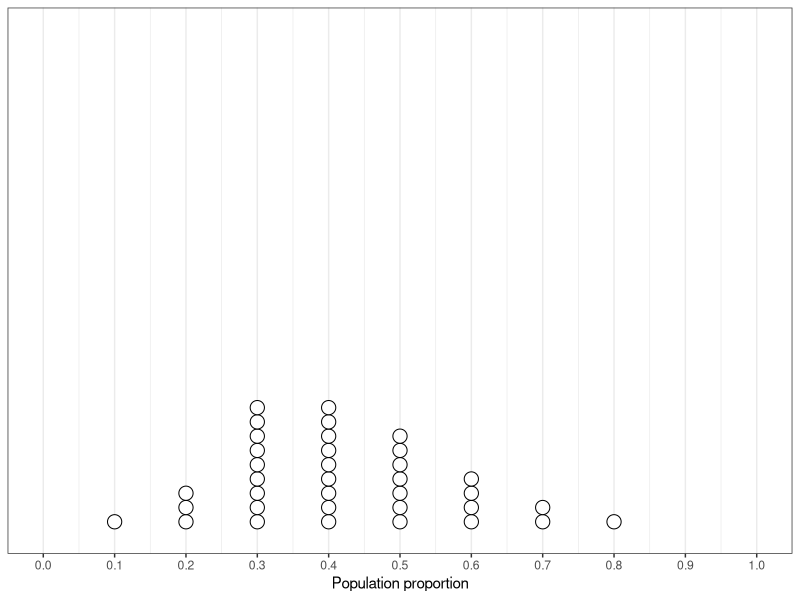
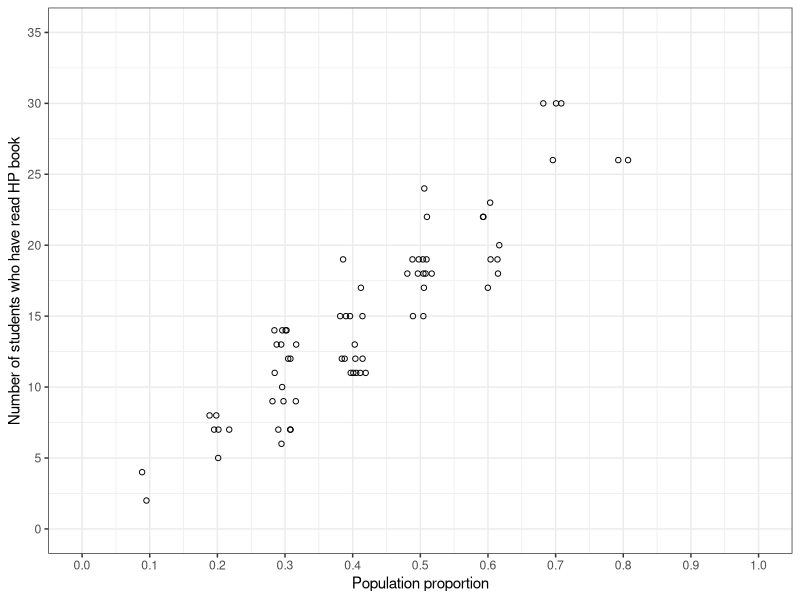
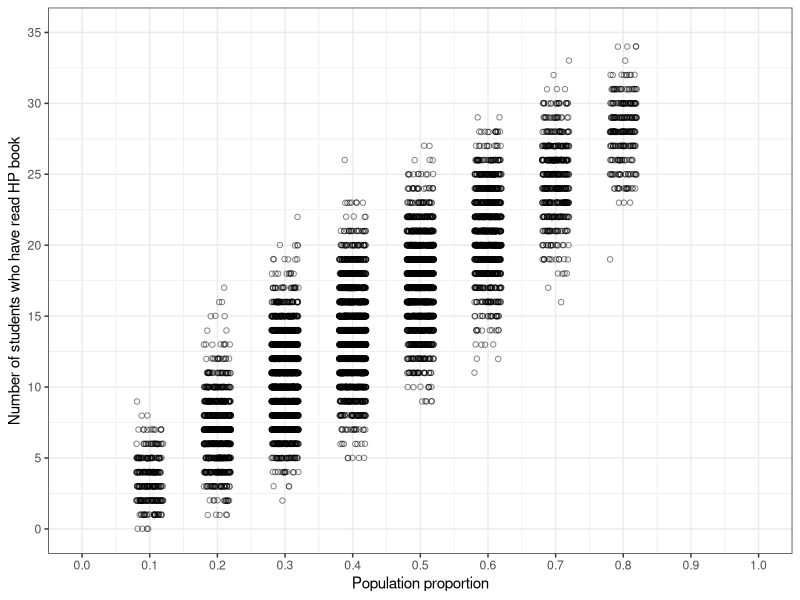
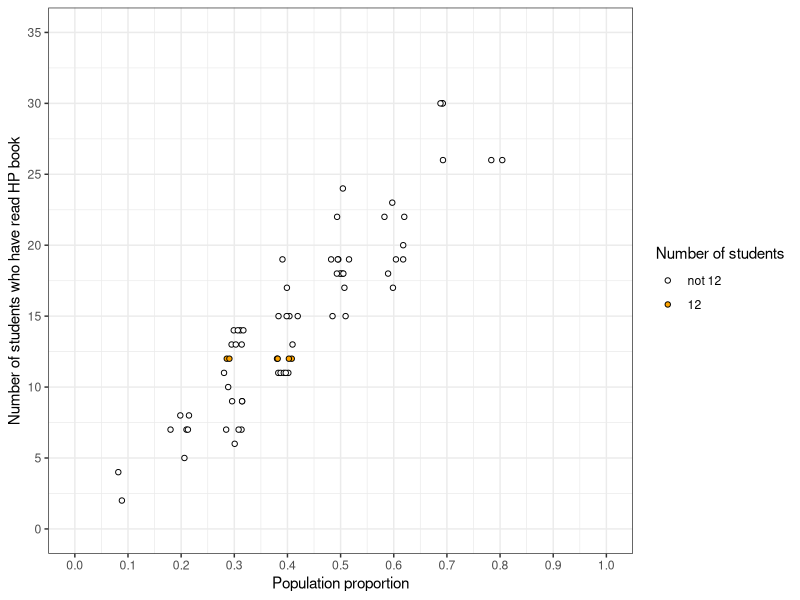
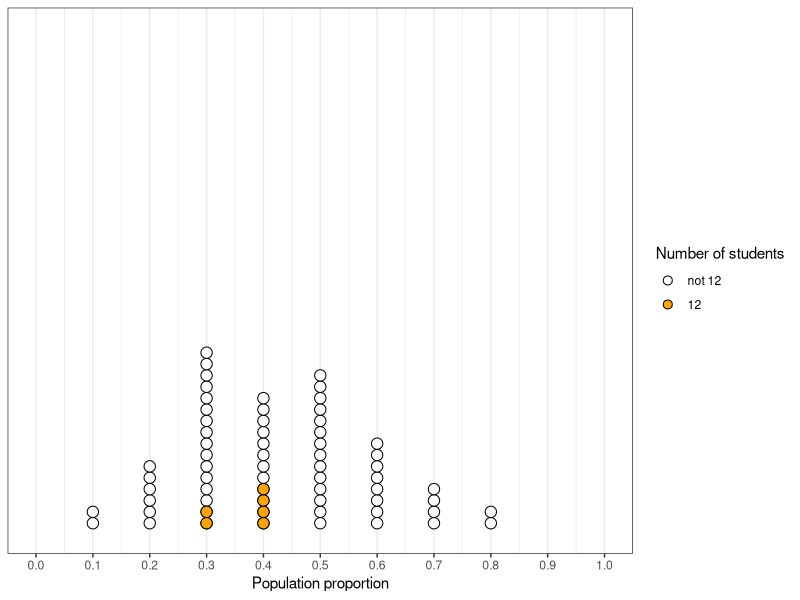
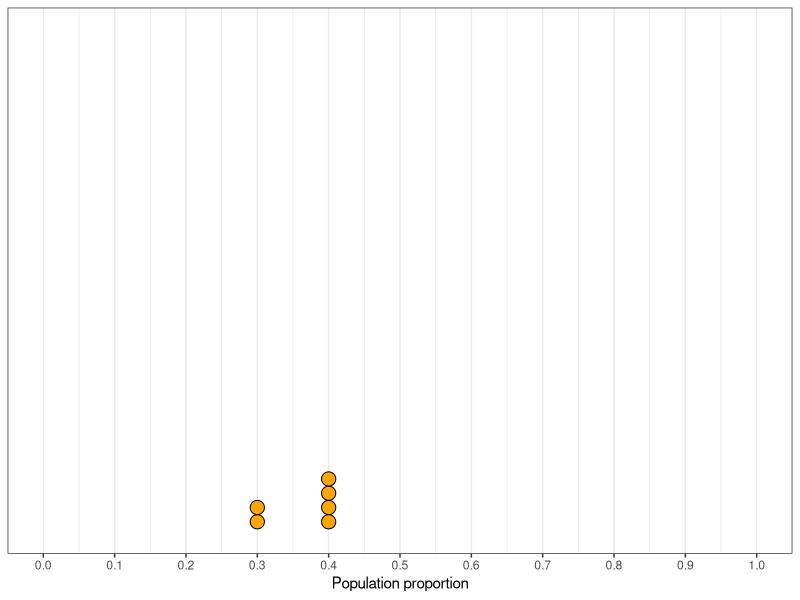
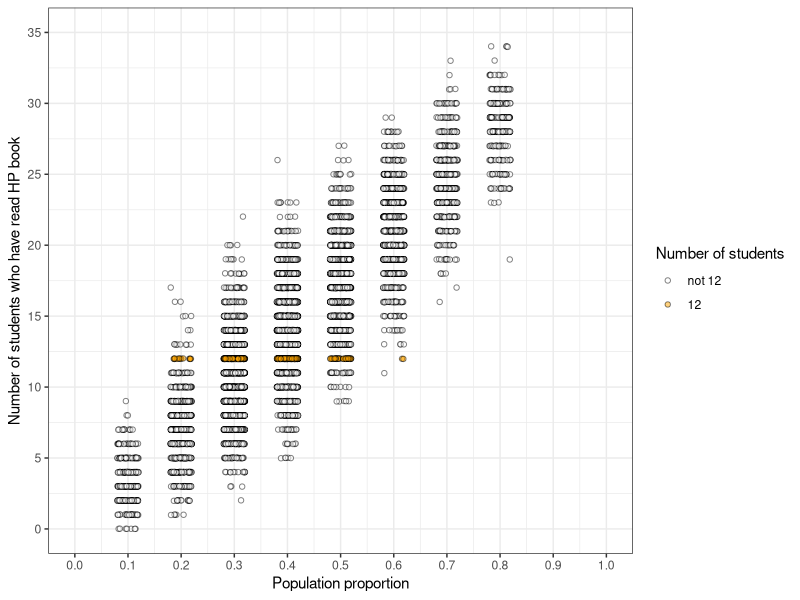
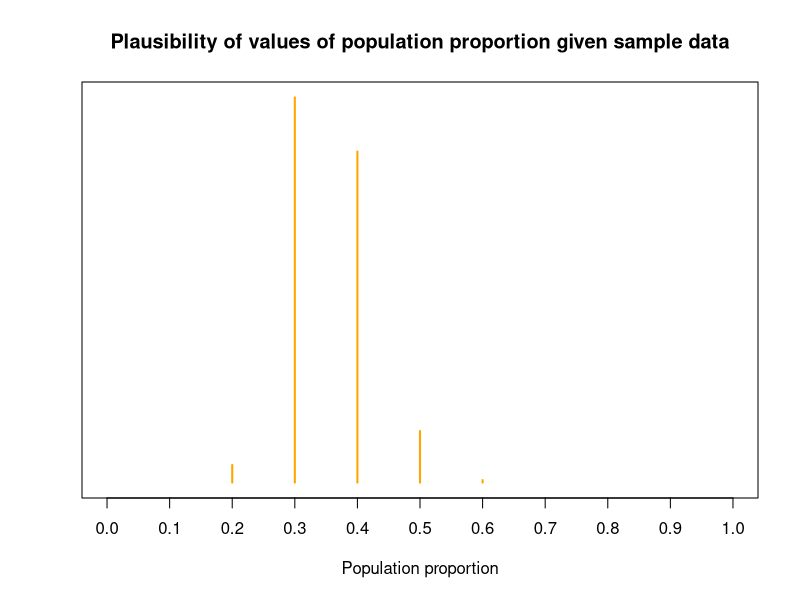

Reproduce these figures in R, in order.
## ---- chunk 1

library(knitr)
library(ggplot2)
library(dplyr)

knitr::opts_chunk$set(warning = FALSE, message = FALSE, echo = FALSE)

options(scipen = 9, digits = 2)

set.seed(21234)

## ---- chunk 2

prior_guess = data.frame(theta = 0.1 * rep(1:8,
                                           c(1, 3, 9, 9, 7, 4, 2, 1)))

ggplot(prior_guess, aes(x = theta)) +
  geom_dotplot(binwidth = 0.02, fill = "white") +
  scale_y_continuous(NULL, breaks = NULL) + 
  scale_x_continuous(name = "Population proportion",
                     breaks = (0:10) * 0.1,
                     limits = c(0, 1)) +
  theme_bw()

## ---- chunk 3

n = 35

theta_sim0 = rep(sample(prior_guess$theta, n, replace = FALSE), 2)

y_sim0 = rbinom(n * 2, n, theta_sim0)

sim0 = data.frame(theta_sim0,
                  y_sim0)

ggplot(sim0, aes(x = theta_sim0, y = y_sim0)) +
  geom_jitter(width = 0.02, height = 0, shape = 21) +
  scale_x_continuous(name = "Population proportion",
                     breaks = (0:10) * 0.1,
                     limits = c(0, 1)) +
  scale_y_continuous(name = "Number of students who have read HP book",
                     breaks = seq(0, n, 5),
                     limits = c(0, n)) +
  theme_bw()

## ---- chunk 4

n_rep = 10000

theta_sim = sample(prior_guess$theta, n_rep, replace = TRUE)

y_sim = rbinom(n_rep, n, theta_sim)

sim = data.frame(theta_sim,
                 y_sim)

ggplot(sim, aes(x = theta_sim, y = y_sim)) +
  geom_jitter(width = 0.02, height = 0.02, shape = 21, alpha = 0.5) +
  scale_x_continuous(name = "Population proportion",
                     breaks = (0:10) * 0.1,
                     limits = c(0, 1)) +
  scale_y_continuous(name = "Number of students who have read HP book",
                     breaks = seq(0, n, 5),
                     limits = c(0, n)) +
  theme_bw()

## ---- chunk 5

y_obs = 12

sim0 = sim0 %>%
  mutate(given_y_obs = (y_sim0 == y_obs))

ggplot(sim0,
       aes(x = theta_sim0, y = y_sim0, fill = given_y_obs)) +
  geom_jitter(width = 0.02, height = 0, shape = 21) +
  scale_fill_manual(values = c("white", "orange"),
                    name = "Number of students", labels = c("not 12", "12")) +
  scale_x_continuous(name = "Population proportion",
                     breaks = (0:10) * 0.1,
                     limits = c(0, 1)) +
  scale_y_continuous(name = "Number of students who have read HP book",
                     breaks = seq(0, n, 5),
                     limits = c(0, n)) +
  theme_bw()

ggplot(sim0,
       aes(x = theta_sim0, fill = given_y_obs)) +
  geom_dotplot(binwidth = 0.02) +
  scale_fill_manual(values = c("white", "orange"),
                    name = "Number of students", labels = c("not 12", "12")) +
  scale_y_continuous(NULL, breaks = NULL) + 
  scale_x_continuous(name = "Population proportion",
                     breaks = (0:10) * 0.1,
                     limits = c(0, 1)) +
  theme_bw()

ggplot(sim0 %>%
         filter(y_sim0 == y_obs),
       aes(x = theta_sim0)) +
  geom_dotplot(binwidth = 0.02, fill = "orange") +
  scale_y_continuous(NULL, breaks = NULL) + 
  scale_x_continuous(name = "Population proportion",
                     breaks = (0:10) * 0.1,
                     limits = c(0, 1)) +
  theme_bw()

## ---- chunk 6

ggplot(sim %>%
         mutate(given_y_obs = (y_sim == y_obs)),
       aes(x = theta_sim, y = y_sim, fill = given_y_obs)) +
  geom_jitter(width = 0.02, height = 0.02, shape = 21, alpha = 0.5) +
  scale_fill_manual(values = c("white", "orange"),
                    name = "Number of students", labels = c("not 12", "12")) +
  scale_x_continuous(name = "Population proportion",
                     breaks = (0:10) * 0.1,
                     limits = c(0, 1)) +
  scale_y_continuous(name = "Number of students who have read HP book",
                     breaks = seq(0, n, 5),
                     limits = c(0, n)) +
  theme_bw()




sim = sim %>%
  filter(y_sim == y_obs)

plot(table(sim$theta_sim), type = "h", col = "orange",
     xlab = "Population proportion", xlim = c(0, 1), xaxt = "n",
     yaxt = "n", ylab = "",
     main = "Plausibility of values of population proportion given sample data")
axis(1, (0:10) * 0.1)

## ---- chunk 7

theta = (1:6) * 0.1

units = c(1, 3, 9, 9, 3, 1)

prior = units / sum(units)

n_reps = 260000

bayes_table = data.frame(theta, units, prior, prior_reps = prior * n_reps)

kable(bayes_table,
      align = "r",
      col.names = c("Population proportion", "Prior \"Units\" ", "Prior", "Number of reps"),
      booktabs = TRUE,
      digits = 4
)

## ---- chunk 8

n = 35

y_obs = 12

dbinom(y_obs, n, 0.5)
## ---- chunk 9
round(30000 * dbinom(y_obs, n, 0.5), 0)
## ---- chunk 10

bayes_table = bayes_table %>%
  mutate(likelihood = dbinom(y_obs, n, theta),
         product = round(prior_reps * likelihood, 0))

kable(bayes_table,
      align = "r",
      col.names = c("Population proportion", "Prior \"Units\" ", "Prior", "Number of reps",
                    "Chances of count of 12", "Reps with count of 12"),
      booktabs = TRUE,
      digits = 4
)

## ---- chunk 11

bayes_table = bayes_table %>%
  mutate(posterior = prior * likelihood / sum(prior * likelihood))

kable(bayes_table,
      align = "r",
      col.names = c("Population proportion", "Prior \"Units\" ", "Prior", "Number of reps",
                    "Chances of count of 12", "Reps with count of 12",
                    "Posterior"),
      booktabs = TRUE,
      digits = 4
)

## ---- chunk 12
# prior
theta = seq(0, 1, 0.0001)
prior = dbeta(theta, 4.6, 8.4)
prior = prior / sum(prior)

# data
n = 35 # sample size
y = 12 # sample count of success

# likelihood, using binomial
likelihood = dbinom(y, n, theta) # function of theta

# posterior
product = likelihood * prior
posterior = product / sum(product)

# plot
ylim = c(0, max(c(prior, posterior, likelihood / sum(likelihood))))
plot(theta, prior, type='l', xlim=c(0, 1), ylim=ylim, col="orange", xlab='theta', ylab='', yaxt='n')
par(new=T) 
plot(theta, likelihood/sum(likelihood), type='l', xlim=c(0, 1), ylim=ylim, col="skyblue", xlab='', ylab='', yaxt='n')
par(new=T)
plot(theta, posterior, type='l', xlim=c(0, 1), ylim=ylim, col="seagreen", xlab='', ylab='', yaxt='n')
legend("topright", c("prior", "(scaled) likelihood", "posterior"), lty=1, col=c("orange", "skyblue", "seagreen"))

## ---- chunk 13
post_sim = sample(theta, 10000, replace = TRUE, prob = posterior)

hist(post_sim,
     xlab = "Population proportion",
     ylab = "", yaxt = "n",
     main = "Posterior distribution")

quantile(post_sim, 0.9)

mean(post_sim < 0.5)

## ---- chunk 14

theta <- seq(0.2, 0.35, length = 10000)

# prior

a_m = 2500
b_m = 7500
pi_m = dbeta(theta, a_m, b_m)

a_b = 90
b_b = 270
pi_b = dbeta(theta, a_b, b_b)

plot(theta, pi_m, type = "l", lty = 1, lwd = 2, col = "orange",
     xlab = "Population proportion",
     ylab = "Density",
     yaxt = "n",
     main = "Prior distributions")

lines(theta, pi_b, lwd = 2, col = "skyblue")

legend("topright", c("Mabel", "Dipper"), lty = c(1, 1), lwd = c(2, 2),
       col = c("orange", "skyblue"))

# posterior
n = 100
y_b = 33
y_m = 33

a_b1 = a_b + y_b
b_b1 = b_b + n - y_b
pi_b1 = dbeta(theta, a_b1, b_b1)

a_m1 = a_m + y_m
b_m1 = b_m + n - y_m
pi_m1 = dbeta(theta, a_m1, b_m1)

plot(theta, pi_m1, type = "l", lty = 1, lwd = 2, col = "orange",
     xlab = "Population proportion",
     ylab = "Density",
     yaxt = "n",
     main = "Posterior distributions")

lines(theta, pi_b1, lwd = 2, col = "skyblue")
lines(theta, pi_m, lwd = 1, lty = 2, col = "orange")
lines(theta, pi_b, lwd = 1, lty = 2, col = "skyblue")

legend("topright",
       c("Mabel (posterior)", "Dipper (posterior)", "Mabel (prior)", "Dipper (prior)"),
       lty = c(1, 1, 2, 2), lwd = c(2, 2, 1, 1),
       col = rep(c("orange", "skyblue"), 2))


